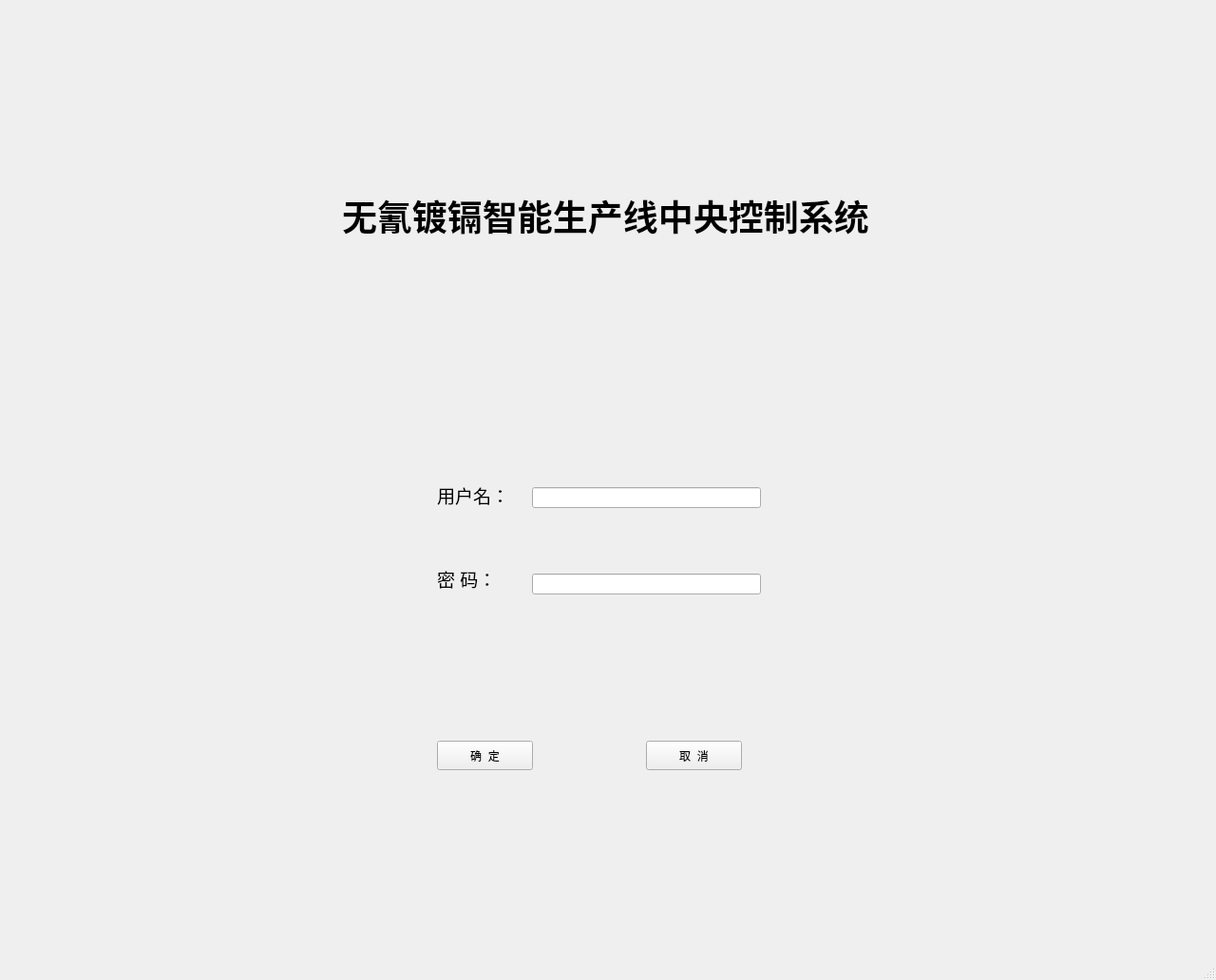
<?xml version="1.0" encoding="UTF-8"?>
<ui version="4.0">
 <class>MainWindow</class>
 <widget class="QMainWindow" name="MainWindow">
  <property name="geometry">
   <rect>
    <x>0</x>
    <y>0</y>
    <width>1280</width>
    <height>1032</height>
   </rect>
  </property>
  <property name="windowTitle">
   <string>MainWindow</string>
  </property>
  <widget class="QWidget" name="centralwidget">
   <widget class="QLabel" name="label">
    <property name="geometry">
     <rect>
      <x>360</x>
      <y>20</y>
      <width>560</width>
      <height>80</height>
     </rect>
    </property>
    <property name="text">
     <string/>
    </property>
    <property name="pixmap">
     <pixmap>hangyi.png</pixmap>
    </property>
    <property name="scaledContents">
     <bool>true</bool>
    </property>
   </widget>
   <widget class="QLabel" name="label_2">
    <property name="geometry">
     <rect>
      <x>360</x>
      <y>880</y>
      <width>560</width>
      <height>76</height>
     </rect>
    </property>
    <property name="text">
     <string/>
    </property>
    <property name="pixmap">
     <pixmap>robotlab.png</pixmap>
    </property>
    <property name="scaledContents">
     <bool>true</bool>
    </property>
   </widget>
   <widget class="QLabel" name="label_3">
    <property name="geometry">
     <rect>
      <x>360</x>
      <y>200</y>
      <width>560</width>
      <height>51</height>
     </rect>
    </property>
    <property name="text">
     <string>&lt;html&gt;&lt;head/&gt;&lt;body&gt;&lt;p&gt;&lt;span style=&quot; font-size:28pt; font-weight:600;&quot;&gt;无氰镀镉智能生产线中央控制系统&lt;/span&gt;&lt;/p&gt;&lt;/body&gt;&lt;/html&gt;</string>
    </property>
    <property name="scaledContents">
     <bool>false</bool>
    </property>
   </widget>
   <widget class="QPushButton" name="pushButton">
    <property name="geometry">
     <rect>
      <x>460</x>
      <y>780</y>
      <width>101</width>
      <height>31</height>
     </rect>
    </property>
    <property name="text">
     <string>确  定</string>
    </property>
   </widget>
   <widget class="QPushButton" name="pushButton_2">
    <property name="geometry">
     <rect>
      <x>680</x>
      <y>780</y>
      <width>101</width>
      <height>31</height>
     </rect>
    </property>
    <property name="text">
     <string>取  消</string>
    </property>
   </widget>
   <widget class="QWidget" name="layoutWidget">
    <property name="geometry">
     <rect>
      <x>560</x>
      <y>450</y>
      <width>241</width>
      <height>241</height>
     </rect>
    </property>
    <layout class="QVBoxLayout" name="verticalLayout">
     <item>
      <widget class="QLineEdit" name="lineEdit">
       <property name="text">
        <string/>
       </property>
      </widget>
     </item>
     <item>
      <widget class="QLineEdit" name="lineEdit_2">
       <property name="text">
        <string/>
       </property>
      </widget>
     </item>
    </layout>
   </widget>
   <widget class="QWidget" name="layoutWidget">
    <property name="geometry">
     <rect>
      <x>460</x>
      <y>480</y>
      <width>78</width>
      <height>171</height>
     </rect>
    </property>
    <layout class="QVBoxLayout" name="verticalLayout_2">
     <item>
      <widget class="QLabel" name="label_4">
       <property name="text">
        <string>&lt;html&gt;&lt;head/&gt;&lt;body&gt;&lt;p&gt;&lt;span style=&quot; font-size:14pt;&quot;&gt;用户名：&lt;/span&gt;&lt;/p&gt;&lt;/body&gt;&lt;/html&gt;</string>
       </property>
      </widget>
     </item>
     <item>
      <widget class="QLabel" name="label_5">
       <property name="text">
        <string>&lt;html&gt;&lt;head/&gt;&lt;body&gt;&lt;p align=&quot;justify&quot;&gt;&lt;span style=&quot; font-size:14pt;&quot;&gt;密 码：&lt;/span&gt;&lt;/p&gt;&lt;/body&gt;&lt;/html&gt;</string>
       </property>
      </widget>
     </item>
    </layout>
   </widget>
  </widget>
  <widget class="QMenuBar" name="menubar">
   <property name="geometry">
    <rect>
     <x>0</x>
     <y>0</y>
     <width>1280</width>
     <height>28</height>
    </rect>
   </property>
  </widget>
  <widget class="QStatusBar" name="statusBar"/>
 </widget>
 <resources/>
 <connections/>
</ui>
